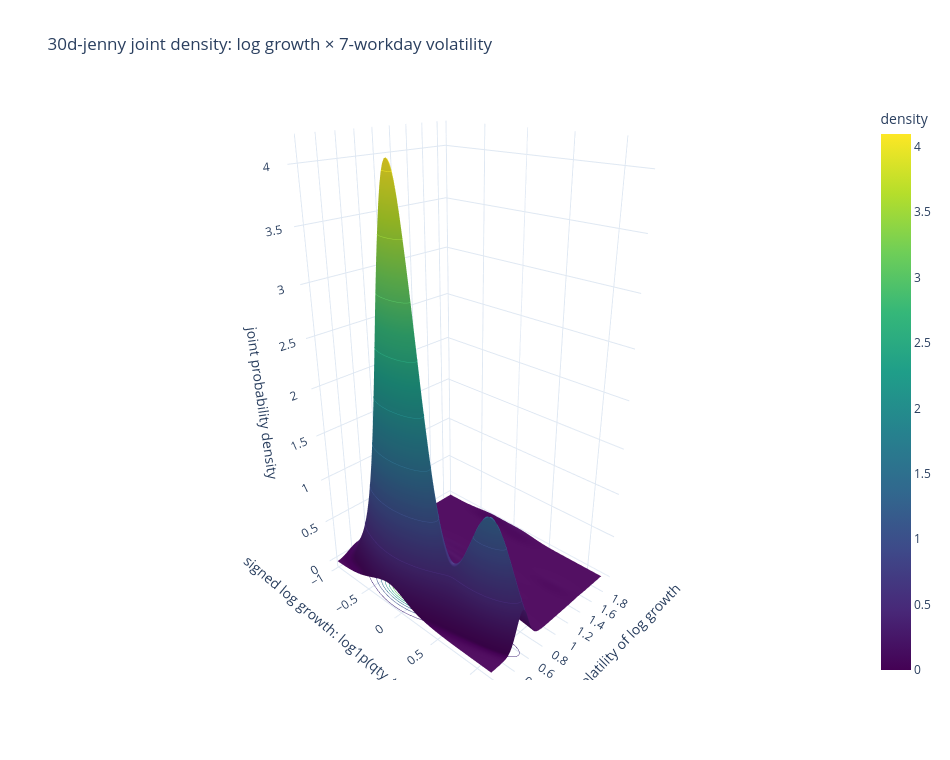

Source (notebook cell):
### Code cell
surface = go.Surface(
    x=growth_mesh,
    y=vol_mesh,
    z=density,
    colorscale='Viridis',
    colorbar=dict(title='density'),
    contours=dict(z=dict(show=True, usecolormap=True, project=dict(z=True))),
    hovertemplate='log growth: %{x:.4f}<br>volatility: %{y:.4f}<br>density: %{z:.4f}<extra></extra>',
)
fig = go.Figure(surface)
fig.update_layout(
    title=f'30d-jenny joint density: log growth × {VOL_WINDOW}-workday volatility',
    template='plotly_white',
    width=950,
    height=760,
    scene=dict(
        xaxis_title='signed log growth: log1p(qty_t) - log1p(qty_t-1)',
        yaxis_title=f'{VOL_WINDOW}-workday volatility of log growth',
        zaxis_title='joint probability density',
        camera=dict(eye=dict(x=1.5, y=-1.6, z=1.05)),
    ),
)
fig.show()

### Figure 1 — Plotly figure (JSON) as saved in the notebook; plotly's stock layout.template omitted (floating-point values rounded to 4 significant figures; data arrays with more than 128 entries replaced by an {"elided": "..."} marker saying what was removed)
{"data": [{"colorbar": {"title": {"text": "density"}}, "colorscale": [[0.0, "#440154"], [0.1111, "#482878"], [0.2222, "#3e4989"], [0.3333, "#31688e"], [0.4444, "#26828e"], [0.5556, "#1f9e89"], [0.6667, "#35b779"], [0.7778, "#6ece58"], [0.8889, "#b5de2b"], [1.0, "#fde725"]], "contours": {"z": {"project": {"z": true}, "show": true, "usecolormap": true}}, "hovertemplate": "log growth: %{x:.4f}<br>volatility: %{y:.4f}<br>density: %{z:.4f}<extra></extra>", "type": "surface", "x": {"elided": "100x100 float values"}, "y": {"elided": "100x100 float values"}, "z": {"elided": "100x100 float values"}}], "layout": {"height": 760, "scene": {"camera": {"eye": {"x": 1.5, "y": -1.6, "z": 1.05}}, "xaxis": {"title": {"text": "signed log growth: log1p(qty_t) - log1p(qty_t-1)"}}, "yaxis": {"title": {"text": "7-workday volatility of log growth"}}, "zaxis": {"title": {"text": "joint probability density"}}}, "title": {"text": "30d-jenny joint density: log growth × 7-workday volatility"}, "width": 950}}
